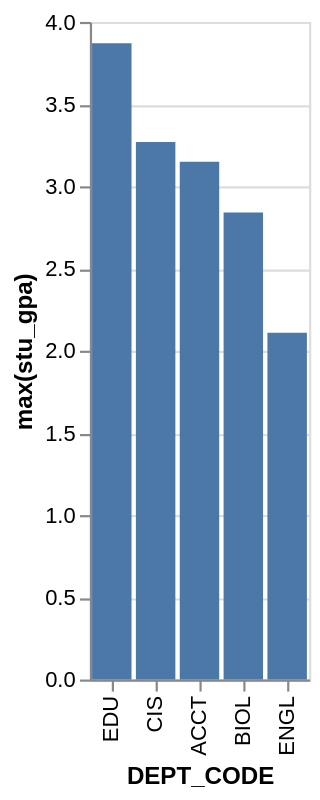

Express this chart as Vega-Lite.
### Vega-Lite specification from a JSON file in a GitHub repository (floating-point values rounded to 4 significant figures)
{"data": {"values": [{"x_data": "EDU", "y_data": 3.87}, {"x_data": "CIS", "y_data": 3.27}, {"x_data": "ACCT", "y_data": 3.15}, {"x_data": "BIOL", "y_data": 2.84}, {"x_data": "ENGL", "y_data": 2.11}]}, "mark": "bar", "encoding": {"x": {"field": "x_data", "type": "nominal", "title": "DEPT_CODE", "sort": {"op": "sum", "field": "y_data", "order": "descending"}}, "y": {"field": "y_data", "type": "quantitative", "title": "max(stu_gpa)"}}}
